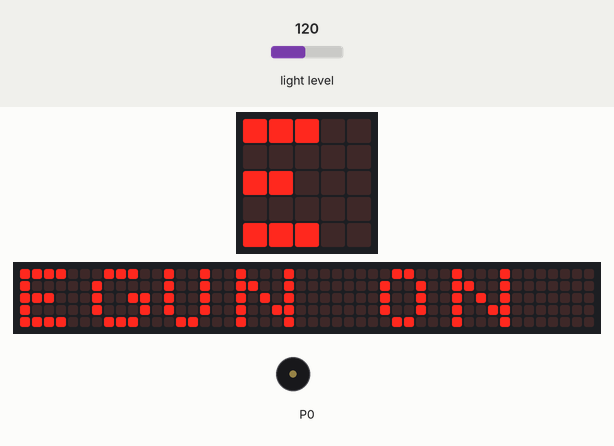
Simulated run of this program. Board: BBC micro:bit (MakeCode). On the bench: the board's 5×5 LED display, a strip that is not on the board, showing the scrolling text unrolled, buzzer (waves = sounding). Inputs (shaded band) come from the test bench; at power-on: light level 120. The 48×5 strip is a reading aid, not a part: it shows the text the display is scrolling, unrolled, one strip-width of it at a time.

Above: at 1.2 s.
1.3 s: light level set to 43
4.3 s: light level set to 36
At 7.06 s:
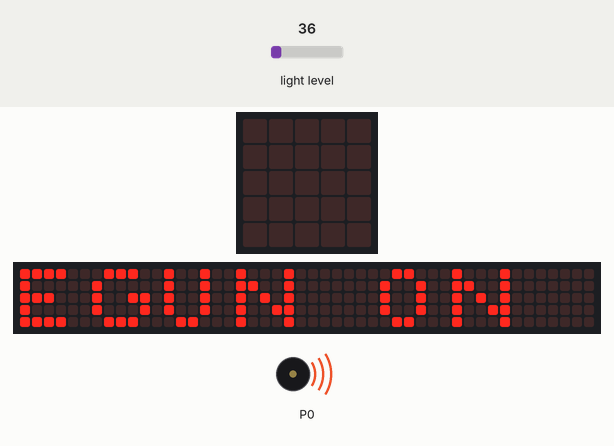
7.3 s: light level set to 64
At 7.46 s:
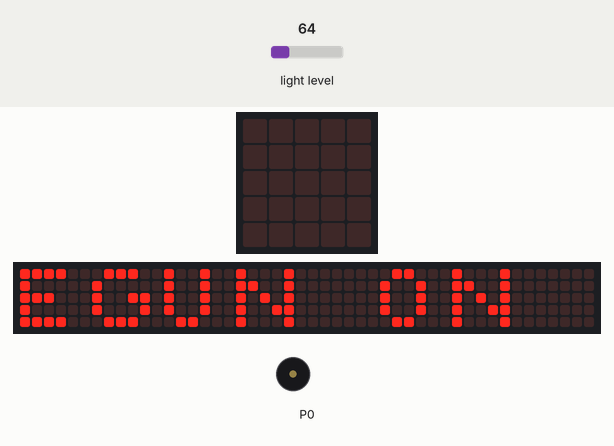
10.3 s: light level set to 5
At 10.84 s:
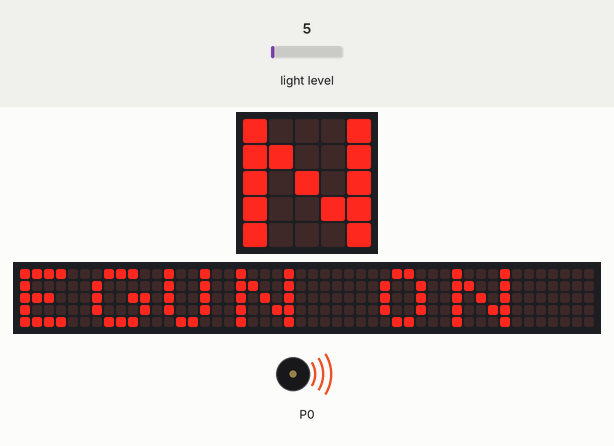
Timing chart, 0 to 16.5 s (numbered marks = the images above; inputs shaded):
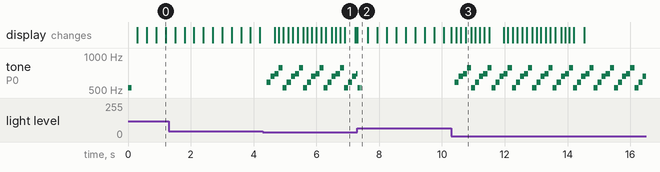

Measured:
- the behaviour switches between 41 and 40 on light level (found by bisection; images 0 and 1)
- after the input at 4.3 s, tone on P0: silent → 587 Hz after 0.11 s, then repeats every 0.65 s: 659 Hz 0.13 s, 698 Hz 0.13 s, 784 Hz 0.13 s, 523 Hz 0.13 s, 587 Hz 0.13 s
- after the input at 7.3 s, the display: changes at once (image 2)
- after the input at 10.3 s, tone on P0: silent → 587 Hz after 0.11 s, then repeats every 0.65 s: 659 Hz 0.13 s, 698 Hz 0.13 s, 784 Hz 0.13 s, 523 Hz 0.13 s, 587 Hz 0.13 s

The program:

main.ts
```typescript
basic.forever(function () {
    if (input.lightLevel() > 40) {
        music.startMelody(music.builtInMelody(Melodies.JumpUp), MelodyOptions.Forever)
    }
})
basic.forever(function () {
    if (input.lightLevel() > 40) {
        basic.showString("EGUN ON")
    }
})
```

test.ts
```typescript
// aquí va el archivo "tests"; esto no se compilará cuando este paquete se utilice como una extensión.
```
